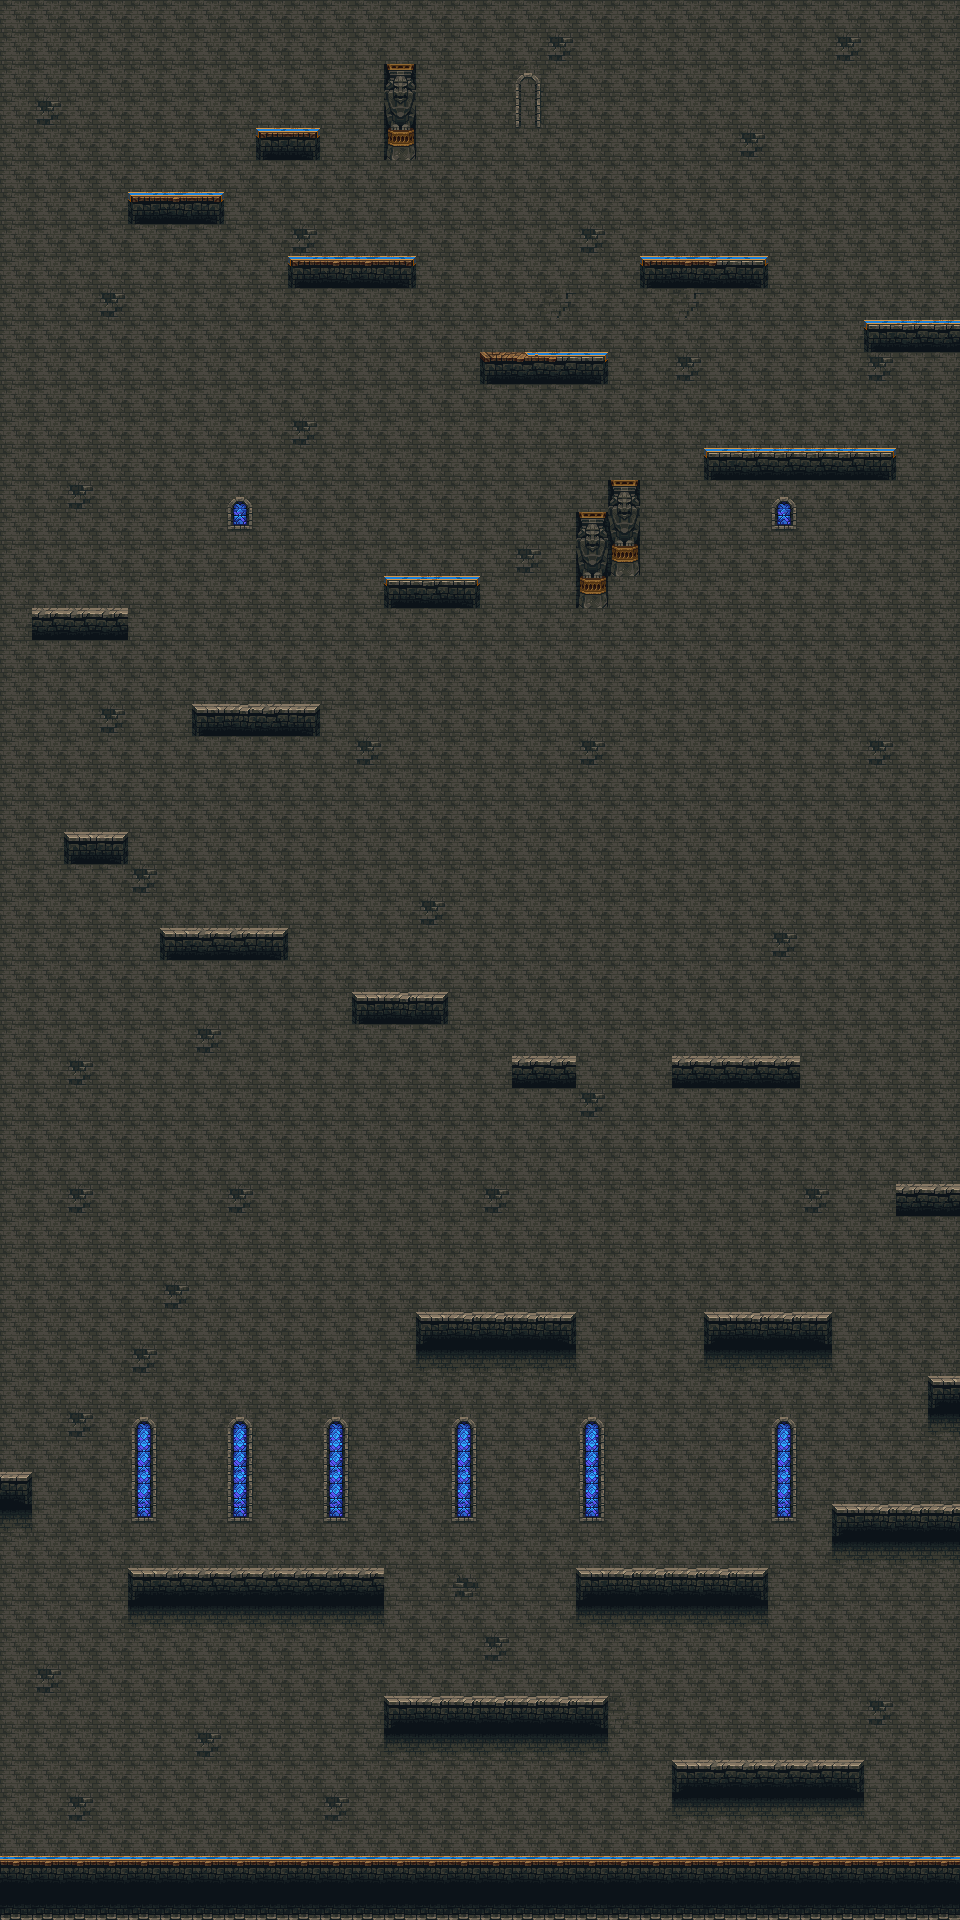

This game map was drawn from its Tiled (.tmx) file and the tilesets committed beside it. A one-line description and the trimmed map source follow:
An orthogonal 30x60 tile map with 32x32 px tiles, 2 tile layers (fondo, Tile Layer 1) and 32 objects.

<map version="1.10" tiledversion="1.11.0" orientation="orthogonal" renderorder="right-down" width="30" height="60" tilewidth="32" tileheight="32" infinite="0" nextlayerid="4" nextobjectid="37">
 <tileset firstgid="1" source="iglesia.tsx" />
 <layer id="3" name="fondo" width="30" height="60">
  <data>[1800 cells, 1800 non-empty, 1 distinct tile ids]</data>
 </layer>
 <layer id="1" name="Tile Layer 1" width="30" height="60">
  <data>[1800 cells, 1800 non-empty, 29 distinct tile ids]</data>
 </layer>
 <objectgroup id="2" name="colisiones">
  <object id="2" x="130" y="1568" width="256" height="32" />
  <object id="4" x="576" y="1567.67" width="191.333" height="32.6667" />
  <object id="5" x="672" y="1759.33" width="191.333" height="34" />
  <object id="6" x="385.67" y="1696" width="224" height="28.6667" />
  <object id="7" x="0" y="1856" width="959.75" height="64" />
  <object id="8" x="-8" y="945.333" width="10.6667" height="909.333" />
  <object id="9" x="960" y="1206.67" width="8" height="649.333" />
  <object id="10" x="928.333" y="1376" width="31.6667" height="32" />
  <object id="11" x="832.333" y="1504" width="128" height="32.6667" />
  <object id="12" x="703.333" y="1311" width="128.667" height="33.6667" />
  <object id="13" x="417" y="1314" width="158.333" height="29.6667" />
  <object id="14" x="0.363636" y="1473.64" width="31.8182" height="29.6364" />
  <object id="17" x="480.667" y="352" width="127.333" height="31.3333" />
  <object id="18" x="640" y="260" width="128.667" height="28" />
  <object id="19" x="864.333" y="322.333" width="96" height="29" />
  <object id="20" x="704.667" y="452" width="190.667" height="26.6667" />
  <object id="21" x="577" y="512" width="31.6667" height="95.6667" />
  <object id="22" x="608" y="480.333" width="32.6667" height="95.3333" />
  <object id="23" x="384" y="577.667" width="96" height="30" />
  <object id="24" x="193" y="705.5" width="127" height="30" />
  <object id="25" x="32" y="610.667" width="96.6667" height="29" />
  <object id="26" x="64.3333" y="834" width="64.3333" height="29" />
  <object id="27" x="161" y="931" width="126.5" height="29" />
  <object id="28" x="353" y="995.333" width="94.3333" height="28.6667" />
  <object id="29" x="512.667" y="1057.67" width="63" height="28" />
  <object id="30" x="672.5" y="1058.5" width="126.5" height="29" />
  <object id="31" x="896" y="1186.33" width="64.6667" height="29" />
  <object id="32" x="289.333" y="258.667" width="126" height="28" />
  <object id="33" x="128" y="194.5" width="96" height="29.5" />
  <object id="34" x="256.667" y="129.667" width="64" height="30.6667" />
  <object id="35" x="385" y="63.6667" width="31.6667" height="96.6667" />
  <object id="36" x="523.25" y="72.5" width="9.25" height="5.25" />
 </objectgroup>
</map>